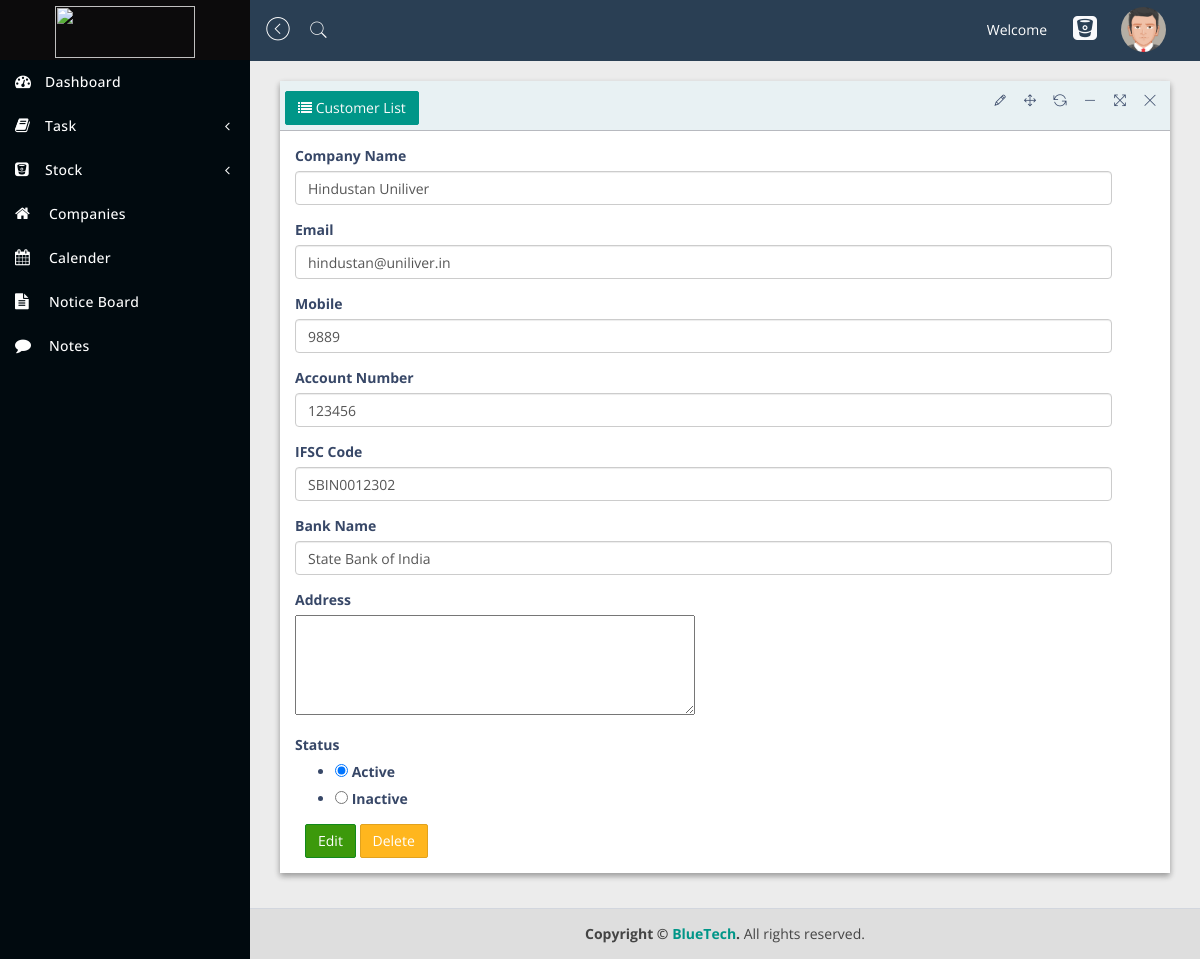
/sales/customer_detail/1, run on the app's committed database.
### Sales/models.py (models this page shows, shortened)
class Customer(models.Model):
    company_name = models.CharField(max_length=200)
    email = models.EmailField(blank=False, unique=True)
    mobile = models.IntegerField(blank=False, unique=True)
    account_number = models.IntegerField(blank=True)
    ifsc_code = models.CharField(blank=True, max_length=20)
    bank_name = models.CharField(max_length=100, blank=True)
    address = models.CharField(max_length=500, blank=True)
    status = models.CharField(choices=status, null=False, max_length=10)
    doj = models.DateField(default=datetime.date.today, blank=True)

### Sales/views.py (the view)
# urls.py: path('customer_detail/<int:pk>', views.customer_detail, name='customer_detail'),
def customer_detail(request, pk):
    customer = Customer.objects.get(id=pk)
    customer_form = CustomerForm(request.POST or None, instance=customer)
    return render(request, 'Sales/customer_detail.html', {"customer_form": customer_form, "customer": customer})

### Sales/forms.py
class CustomerForm(ModelForm):
    status = forms.ChoiceField(choices=status,widget=forms.RadioSelect)
    address = forms.CharField(widget=forms.Textarea, required=False)
    class Meta:
        model= Customer
        fields = "__all__"

### Sales/templates/Sales/customer_detail.html
{% extends "home/navbar.html" %}
{% load widget_tweaks %}
{% block body %}
    <div class="content-wrapper">
        <section class="content">
            <div class="row">
                <div class="col-sm-12">
                    <div class="panel panel-bd lobidrag">
                        <div class="panel-heading">
                            <div class="btn-group" id="buttonlist">
                                <a class="btn btn-add " href="{% url "sales:customer_list" %}">
                                    <i class="fa fa-list"></i> Customer List </a>
                            </div>
                        </div>
                        <div class="panel-body">
                            <div class="form-group">
                                <label>Company Name</label>
                                {% render_field customer_form.company_name class="form-control" placeholder="Enter Company Name" %}
                            </div>
                            <div class="form-group">
                                <label>Email</label>
                                {% render_field customer_form.email class="form-control" placeholder="Enter Email" %}
                            </div>
                            <div class="form-group">
                                <label>Mobile</label>
                                {% render_field customer_form.mobile class="form-control" placeholder="Enter Mobile" %}
                            </div>
                            <div class="form-group">
                                <label>Account Number</label>
                                {% render_field customer_form.account_number class="form-control" placeholder="Account Number" %}
                            </div>
                            <div class="form-group">
                                <label>IFSC Code</label>
                                {% render_field customer_form.ifsc_code class="form-control" placeholder="IFSC Code" %}
                            </div>
                            <div class="form-group">
                                <label>Bank Name</label>
                                {% render_field customer_form.bank_name class="form-control" placeholder="Bank Name" %}
                            </div>
                            <div class="form-group">
                                <label>Address</label><br>
                                {% render_field customer_form.address style="width: 400px; height: 100px" %}
                            </div>
                            <div class="form-check">
                                <label>Status</label><br>
                                {% render_field customer_form.status %}
                            </div>
                            <div class="reset-button">
                                <a href="{% url 'sales:update_customer' customer.id %}" class="btn btn-success">Edit</a>
                                <a href="{% url 'sales:remove_customer' customer.id %}"
                                   class="btn btn-warning">Delete</a>
                            </div>
                        </div>
                    </div>
                </div>
            </div>
        </section>
    </div>
{% endblock %}

### data on the page
Customer: company_name "Hindustan Uniliver", email "hindustan@uniliver.in", mobile "9889", account_number "123456", ifsc_code "SBIN0012302", bank_name "State Bank of India", status "☑ Active ☐ Inactive"
